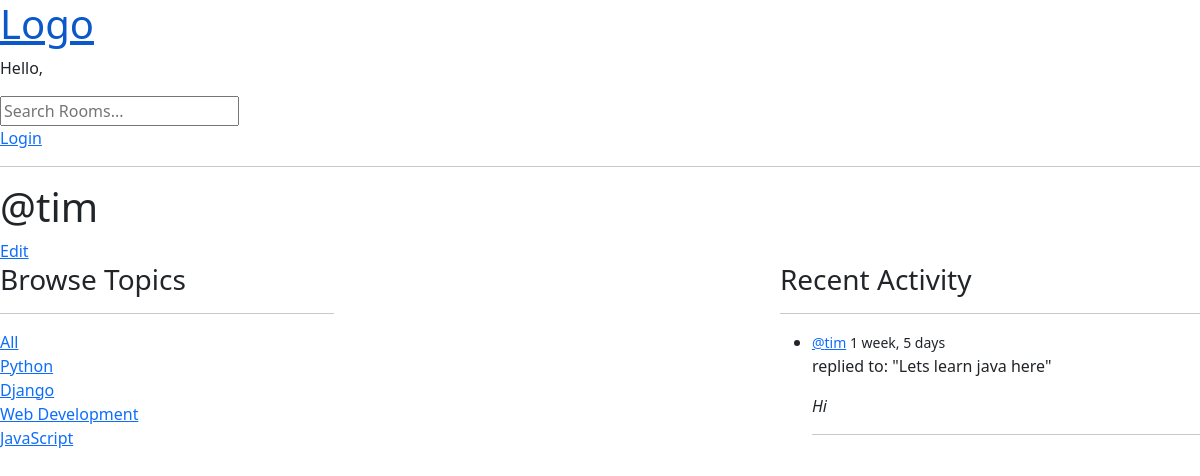
The page /user-profile/2/ on the database as committed earlier.
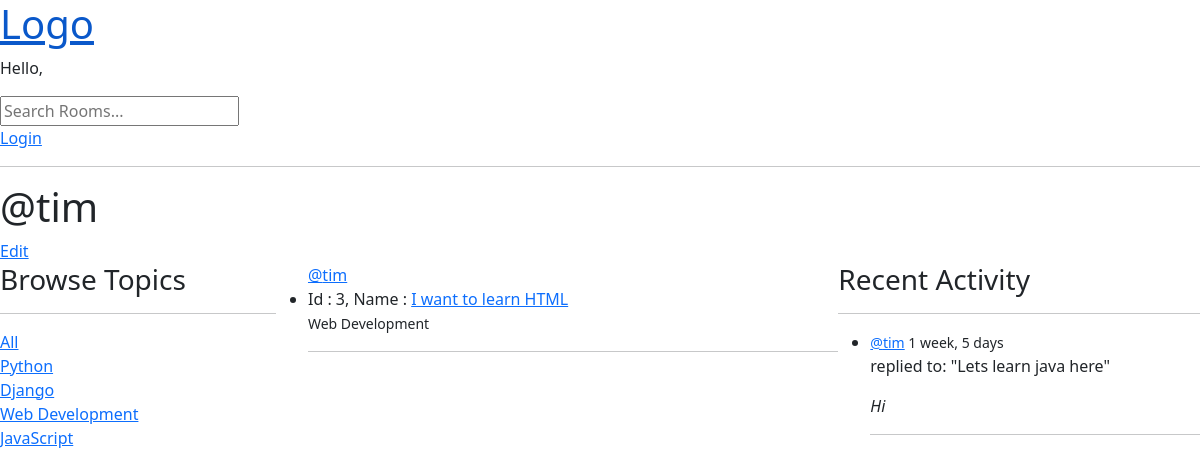
The same page on the database as committed later.
### base/models.py (models this page shows, shortened)
class Topic(models.Model):
    name = models.CharField(max_length=200)

class Message(models.Model):
    user = models.ForeignKey(User, on_delete=models.CASCADE)
    room = models.ForeignKey(Room, on_delete=models.CASCADE)
    body = models.TextField()
    updated = models.DateTimeField(auto_now=True)
    created = models.DateTimeField(auto_now_add=True)
    class Meta:
        ordering = ['-updated', '-created']

class Room(models.Model):
    host = models.ForeignKey(User, on_delete=models.CASCADE)
    topic = models.ForeignKey(Topic, on_delete=models.SET_NULL, null=True)
    name = models.CharField(max_length=200)
    description = models.TextField(null=True, blank=True)
    participants = models.ManyToManyField(User, related_name='participants', blank=True)
    updated = models.DateTimeField(auto_now=True)
    created = models.DateTimeField(auto_now_add=True)
    class Meta:
        ordering = ['-updated', '-created']
    def __str__(self):
        return self.name

### base/views.py (the view)
# urls.py: path('user-profile/<str:pk>/', views.user_profile, name='profile'),
def user_profile(request, pk):
    user = User.objects.get(id=pk)
    rooms = user.room_set.all()
    room_message = user.message_set.all()[:4]
    topics = Topic.objects.all()
    context = {'user': user,
               'rooms': rooms,
               'recent_messages': room_message,
               'topics': topics,
               }
    return render(request, 'base/profile.html', context)

### base/templates/base/profile.html
{% extends 'main.html' %}
{% load static %}
{% block style %}
    <link rel="stylesheet" href="{% static 'base/home.css' %}">
{% endblock style %}
{% block content %}
<h1>@{{ user }}</h1>
<a href="{% url 'update-profile' %}">Edit</a>
<div class="profile-container">
    <div class="browse">
        {% include 'base/topic_component.html' %}
    </div>
    <div class="rooms">
        {% include 'base/feed_component.html' %}
    </div>
    <div class="recent-activity">
        {% include 'base/activity_component.html' %}
    </div>
</div>
{% endblock content %}

### base/templates/base/topic_component.html
<h3>Browse Topics</h3>
<hr>
<div>
    <a href="{% url 'home'%}">All</a>
</div>
{% for topic in topics%}
    <div>
        <a href="{% url 'home'%}?q={{topic.name}}">{{topic.name}}</a>
    </div>
{% endfor %}

### base/templates/base/feed_component.html (shortened to what this page needs)
<div>
    {% for room in rooms%}
        <ul>
            <span><a href="{% url 'profile' room.host.id %}">@{{ room.host.username }}</a></span>
            <li>Id : {{ room.id }}, Name : <a href="{% url 'room' room.id%}">{{ room.name }}</a></li>
            <small>{{ room.topic.name }}</small>
            <br>
            <hr>
        </ul>
    {% endfor %}
</div>

### base/templates/base/activity_component.html (shortened to what this page needs)
<h3>Recent Activity</h3>
<hr>
<ul>
    {% for message in recent_messages %}
        <li>
            <small><a href="{% url 'profile' message.user.id %}">@{{message.user}}</a> {{message.created|timesince}}</small>
            <p>replied to: "{{message.room}}"</p>
            <em>{{message.body|truncatewords:15}}</em>
            <hr>
        </li>
    {% endfor %}
</ul>

Rows that differ between the two databases and show on the page:
added Room: host.username "tim", id "3", name "I want to learn HTML", topic.name "Web Development"
